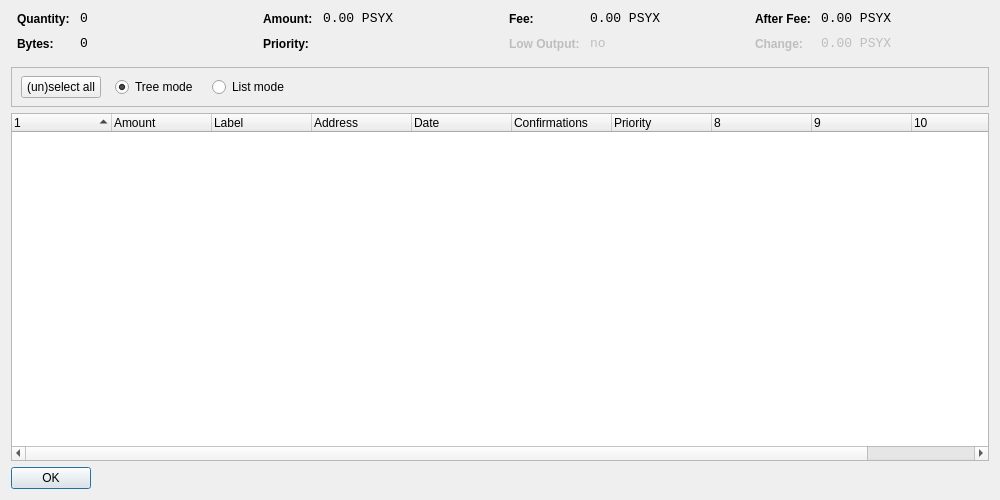
<?xml version="1.0" encoding="UTF-8"?>
<ui version="4.0">
 <class>CoinControlDialog</class>
 <widget class="QDialog" name="CoinControlDialog">
  <property name="geometry">
   <rect>
    <x>0</x>
    <y>0</y>
    <width>1000</width>
    <height>500</height>
   </rect>
  </property>
  <property name="windowTitle">
   <string>Coin Control</string>
  </property>
  <layout class="QVBoxLayout" name="verticalLayout">
   <item>
    <layout class="QHBoxLayout" name="horizontalLayoutTop" stretch="0,0,0,0">
     <property name="topMargin">
      <number>0</number>
     </property>
     <property name="bottomMargin">
      <number>10</number>
     </property>
     <item>
      <layout class="QFormLayout" name="formLayoutCoinControl1">
       <property name="horizontalSpacing">
        <number>10</number>
       </property>
       <property name="verticalSpacing">
        <number>10</number>
       </property>
       <property name="leftMargin">
        <number>6</number>
       </property>
       <property name="rightMargin">
        <number>6</number>
       </property>
       <item row="0" column="0">
        <widget class="QLabel" name="labelCoinControlQuantityText">
         <property name="styleSheet">
          <string notr="true">font-weight:bold;</string>
         </property>
         <property name="text">
          <string>Quantity:</string>
         </property>
        </widget>
       </item>
       <item row="0" column="1">
        <widget class="QLabel" name="labelCoinControlQuantity">
         <property name="font">
          <font>
           <family>Monospace</family>
           <pointsize>10</pointsize>
          </font>
         </property>
         <property name="cursor">
          <cursorShape>IBeamCursor</cursorShape>
         </property>
         <property name="contextMenuPolicy">
          <enum>Qt::ActionsContextMenu</enum>
         </property>
         <property name="text">
          <string notr="true">0</string>
         </property>
         <property name="textInteractionFlags">
          <set>Qt::LinksAccessibleByMouse|Qt::TextSelectableByKeyboard|Qt::TextSelectableByMouse</set>
         </property>
        </widget>
       </item>
       <item row="1" column="0">
        <widget class="QLabel" name="labelCoinControlBytesText">
         <property name="styleSheet">
          <string notr="true">font-weight:bold;</string>
         </property>
         <property name="text">
          <string>Bytes:</string>
         </property>
        </widget>
       </item>
       <item row="1" column="1">
        <widget class="QLabel" name="labelCoinControlBytes">
         <property name="font">
          <font>
           <family>Monospace</family>
           <pointsize>10</pointsize>
          </font>
         </property>
         <property name="cursor">
          <cursorShape>IBeamCursor</cursorShape>
         </property>
         <property name="contextMenuPolicy">
          <enum>Qt::ActionsContextMenu</enum>
         </property>
         <property name="text">
          <string notr="true">0</string>
         </property>
         <property name="textInteractionFlags">
          <set>Qt::LinksAccessibleByMouse|Qt::TextSelectableByKeyboard|Qt::TextSelectableByMouse</set>
         </property>
        </widget>
       </item>
      </layout>
     </item>
     <item>
      <layout class="QFormLayout" name="formLayoutCoinControl2">
       <property name="horizontalSpacing">
        <number>10</number>
       </property>
       <property name="verticalSpacing">
        <number>10</number>
       </property>
       <property name="leftMargin">
        <number>6</number>
       </property>
       <property name="rightMargin">
        <number>6</number>
       </property>
       <item row="0" column="0">
        <widget class="QLabel" name="labelCoinControlAmountText">
         <property name="styleSheet">
          <string notr="true">font-weight:bold;</string>
         </property>
         <property name="text">
          <string>Amount:</string>
         </property>
        </widget>
       </item>
       <item row="0" column="1">
        <widget class="QLabel" name="labelCoinControlAmount">
         <property name="font">
          <font>
           <family>Monospace</family>
           <pointsize>10</pointsize>
          </font>
         </property>
         <property name="cursor">
          <cursorShape>IBeamCursor</cursorShape>
         </property>
         <property name="contextMenuPolicy">
          <enum>Qt::ActionsContextMenu</enum>
         </property>
         <property name="text">
          <string notr="true">0.00 PSYX</string>
         </property>
         <property name="textInteractionFlags">
          <set>Qt::LinksAccessibleByMouse|Qt::TextSelectableByKeyboard|Qt::TextSelectableByMouse</set>
         </property>
        </widget>
       </item>
       <item row="1" column="0">
        <widget class="QLabel" name="labelCoinControlPriorityText">
         <property name="styleSheet">
          <string notr="true">font-weight:bold;</string>
         </property>
         <property name="text">
          <string>Priority:</string>
         </property>
        </widget>
       </item>
       <item row="1" column="1">
        <widget class="QLabel" name="labelCoinControlPriority">
         <property name="font">
          <font>
           <family>Monospace</family>
           <pointsize>10</pointsize>
          </font>
         </property>
         <property name="cursor">
          <cursorShape>IBeamCursor</cursorShape>
         </property>
         <property name="contextMenuPolicy">
          <enum>Qt::ActionsContextMenu</enum>
         </property>
         <property name="text">
          <string/>
         </property>
         <property name="textInteractionFlags">
          <set>Qt::LinksAccessibleByMouse|Qt::TextSelectableByKeyboard|Qt::TextSelectableByMouse</set>
         </property>
        </widget>
       </item>
      </layout>
     </item>
     <item>
      <layout class="QFormLayout" name="formLayoutCoinControl3">
       <property name="horizontalSpacing">
        <number>10</number>
       </property>
       <property name="verticalSpacing">
        <number>10</number>
       </property>
       <property name="leftMargin">
        <number>6</number>
       </property>
       <property name="rightMargin">
        <number>6</number>
       </property>
       <item row="0" column="0">
        <widget class="QLabel" name="labelCoinControlFeeText">
         <property name="styleSheet">
          <string notr="true">font-weight:bold;</string>
         </property>
         <property name="text">
          <string>Fee:</string>
         </property>
        </widget>
       </item>
       <item row="0" column="1">
        <widget class="QLabel" name="labelCoinControlFee">
         <property name="font">
          <font>
           <family>Monospace</family>
           <pointsize>10</pointsize>
          </font>
         </property>
         <property name="cursor">
          <cursorShape>IBeamCursor</cursorShape>
         </property>
         <property name="contextMenuPolicy">
          <enum>Qt::ActionsContextMenu</enum>
         </property>
         <property name="text">
          <string notr="true">0.00 PSYX</string>
         </property>
         <property name="textInteractionFlags">
          <set>Qt::LinksAccessibleByMouse|Qt::TextSelectableByKeyboard|Qt::TextSelectableByMouse</set>
         </property>
        </widget>
       </item>
       <item row="1" column="0">
        <widget class="QLabel" name="labelCoinControlLowOutputText">
         <property name="enabled">
          <bool>false</bool>
         </property>
         <property name="styleSheet">
          <string notr="true">font-weight:bold;</string>
         </property>
         <property name="text">
          <string>Low Output:</string>
         </property>
        </widget>
       </item>
       <item row="1" column="1">
        <widget class="QLabel" name="labelCoinControlLowOutput">
         <property name="enabled">
          <bool>false</bool>
         </property>
         <property name="font">
          <font>
           <family>Monospace</family>
           <pointsize>10</pointsize>
          </font>
         </property>
         <property name="cursor">
          <cursorShape>IBeamCursor</cursorShape>
         </property>
         <property name="contextMenuPolicy">
          <enum>Qt::ActionsContextMenu</enum>
         </property>
         <property name="text">
          <string notr="true">no</string>
         </property>
         <property name="textInteractionFlags">
          <set>Qt::LinksAccessibleByMouse|Qt::TextSelectableByKeyboard|Qt::TextSelectableByMouse</set>
         </property>
        </widget>
       </item>
      </layout>
     </item>
     <item>
      <layout class="QFormLayout" name="formLayoutCoinControl4">
       <property name="horizontalSpacing">
        <number>10</number>
       </property>
       <property name="verticalSpacing">
        <number>10</number>
       </property>
       <property name="leftMargin">
        <number>6</number>
       </property>
       <property name="rightMargin">
        <number>6</number>
       </property>
       <item row="0" column="0">
        <widget class="QLabel" name="labelCoinControlAfterFeeText">
         <property name="styleSheet">
          <string notr="true">font-weight:bold;</string>
         </property>
         <property name="text">
          <string>After Fee:</string>
         </property>
        </widget>
       </item>
       <item row="0" column="1">
        <widget class="QLabel" name="labelCoinControlAfterFee">
         <property name="font">
          <font>
           <family>Monospace</family>
           <pointsize>10</pointsize>
          </font>
         </property>
         <property name="cursor">
          <cursorShape>IBeamCursor</cursorShape>
         </property>
         <property name="contextMenuPolicy">
          <enum>Qt::ActionsContextMenu</enum>
         </property>
         <property name="text">
          <string notr="true">0.00 PSYX</string>
         </property>
         <property name="textInteractionFlags">
          <set>Qt::LinksAccessibleByMouse|Qt::TextSelectableByKeyboard|Qt::TextSelectableByMouse</set>
         </property>
        </widget>
       </item>
       <item row="1" column="0">
        <widget class="QLabel" name="labelCoinControlChangeText">
         <property name="enabled">
          <bool>false</bool>
         </property>
         <property name="styleSheet">
          <string notr="true">font-weight:bold;</string>
         </property>
         <property name="text">
          <string>Change:</string>
         </property>
        </widget>
       </item>
       <item row="1" column="1">
        <widget class="QLabel" name="labelCoinControlChange">
         <property name="enabled">
          <bool>false</bool>
         </property>
         <property name="font">
          <font>
           <family>Monospace</family>
           <pointsize>10</pointsize>
          </font>
         </property>
         <property name="cursor">
          <cursorShape>IBeamCursor</cursorShape>
         </property>
         <property name="contextMenuPolicy">
          <enum>Qt::ActionsContextMenu</enum>
         </property>
         <property name="text">
          <string notr="true">0.00 PSYX</string>
         </property>
         <property name="textInteractionFlags">
          <set>Qt::LinksAccessibleByMouse|Qt::TextSelectableByKeyboard|Qt::TextSelectableByMouse</set>
         </property>
        </widget>
       </item>
      </layout>
     </item>
    </layout>
   </item>
   <item>
    <widget class="QFrame" name="frame">
     <property name="minimumSize">
      <size>
       <width>0</width>
       <height>40</height>
      </size>
     </property>
     <property name="frameShape">
      <enum>QFrame::StyledPanel</enum>
     </property>
     <property name="frameShadow">
      <enum>QFrame::Sunken</enum>
     </property>
     <widget class="QWidget" name="horizontalLayoutWidget">
      <property name="geometry">
       <rect>
        <x>10</x>
        <y>0</y>
        <width>781</width>
        <height>41</height>
       </rect>
      </property>
      <layout class="QHBoxLayout" name="horizontalLayoutPanel" stretch="0,0,0,0,0">
       <property name="spacing">
        <number>14</number>
       </property>
       <item>
        <widget class="QPushButton" name="pushButtonSelectAll">
         <property name="sizePolicy">
          <sizepolicy hsizetype="Maximum" vsizetype="Fixed">
           <horstretch>0</horstretch>
           <verstretch>0</verstretch>
          </sizepolicy>
         </property>
         <property name="text">
          <string>(un)select all</string>
         </property>
        </widget>
       </item>
       <item>
        <widget class="QRadioButton" name="radioTreeMode">
         <property name="sizePolicy">
          <sizepolicy hsizetype="Maximum" vsizetype="Fixed">
           <horstretch>0</horstretch>
           <verstretch>0</verstretch>
          </sizepolicy>
         </property>
         <property name="text">
          <string>Tree mode</string>
         </property>
         <property name="checked">
          <bool>true</bool>
         </property>
        </widget>
       </item>
       <item>
        <widget class="QRadioButton" name="radioListMode">
         <property name="sizePolicy">
          <sizepolicy hsizetype="Maximum" vsizetype="Fixed">
           <horstretch>0</horstretch>
           <verstretch>0</verstretch>
          </sizepolicy>
         </property>
         <property name="text">
          <string>List mode</string>
         </property>
        </widget>
       </item>
       <item>
        <spacer name="horizontalSpacer">
         <property name="orientation">
          <enum>Qt::Horizontal</enum>
         </property>
         <property name="sizeHint" stdset="0">
          <size>
           <width>40</width>
           <height>20</height>
          </size>
         </property>
        </spacer>
       </item>
      </layout>
     </widget>
    </widget>
   </item>
   <item>
    <widget class="CoinControlTreeWidget" name="treeWidget">
     <property name="contextMenuPolicy">
      <enum>Qt::CustomContextMenu</enum>
     </property>
     <property name="sortingEnabled">
      <bool>false</bool>
     </property>
     <property name="columnCount">
      <number>11</number>
     </property>
     <attribute name="headerShowSortIndicator" stdset="0">
      <bool>true</bool>
     </attribute>
     <attribute name="headerStretchLastSection">
      <bool>false</bool>
     </attribute>
     <column>
      <property name="text">
       <string/>
      </property>
     </column>
     <column>
      <property name="text">
       <string>Amount</string>
      </property>
     </column>
     <column>
      <property name="text">
       <string>Label</string>
      </property>
     </column>
     <column>
      <property name="text">
       <string>Address</string>
      </property>
     </column>
     <column>
      <property name="text">
       <string>Date</string>
      </property>
     </column>
     <column>
      <property name="text">
       <string>Confirmations</string>
      </property>
      <property name="toolTip">
       <string>Confirmed</string>
      </property>
     </column>
     <column>
      <property name="text">
       <string>Priority</string>
      </property>
     </column>
     <column>
      <property name="text">
       <string/>
      </property>
     </column>
     <column>
      <property name="text">
       <string/>
      </property>
     </column>
     <column>
      <property name="text">
       <string/>
      </property>
     </column>
     <column>
      <property name="text">
       <string/>
      </property>
     </column>
    </widget>
   </item>
   <item>
    <widget class="QDialogButtonBox" name="buttonBox">
     <property name="sizePolicy">
      <sizepolicy hsizetype="Maximum" vsizetype="Fixed">
       <horstretch>0</horstretch>
       <verstretch>0</verstretch>
      </sizepolicy>
     </property>
     <property name="orientation">
      <enum>Qt::Horizontal</enum>
     </property>
     <property name="standardButtons">
      <set>QDialogButtonBox::Ok</set>
     </property>
    </widget>
   </item>
  </layout>
 </widget>
 <customwidgets>
  <customwidget>
   <class>CoinControlTreeWidget</class>
   <extends>QTreeWidget</extends>
   <header>coincontroltreewidget.h</header>
  </customwidget>
 </customwidgets>
 <resources/>
 <connections/>
</ui>
